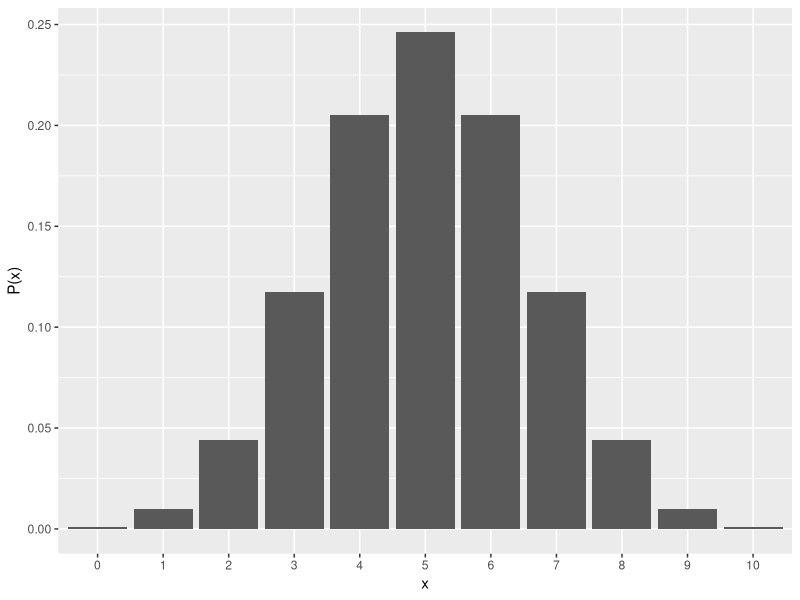
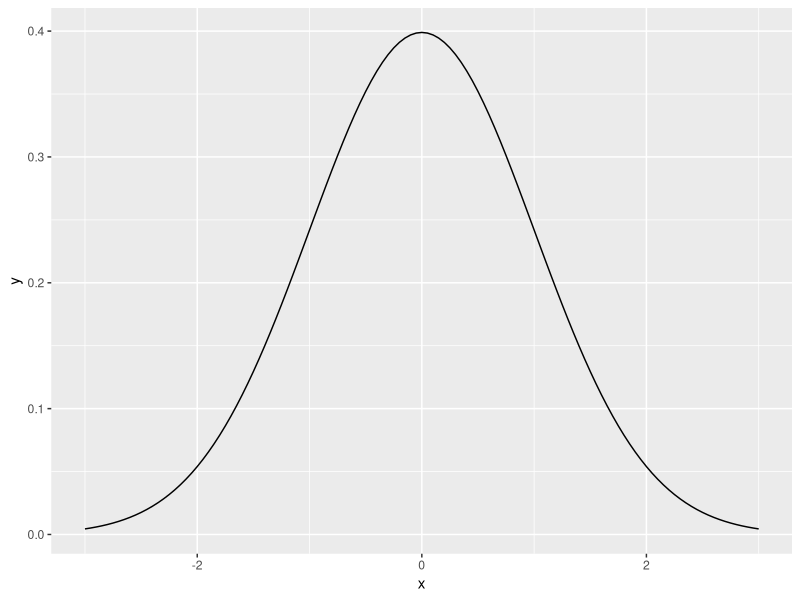
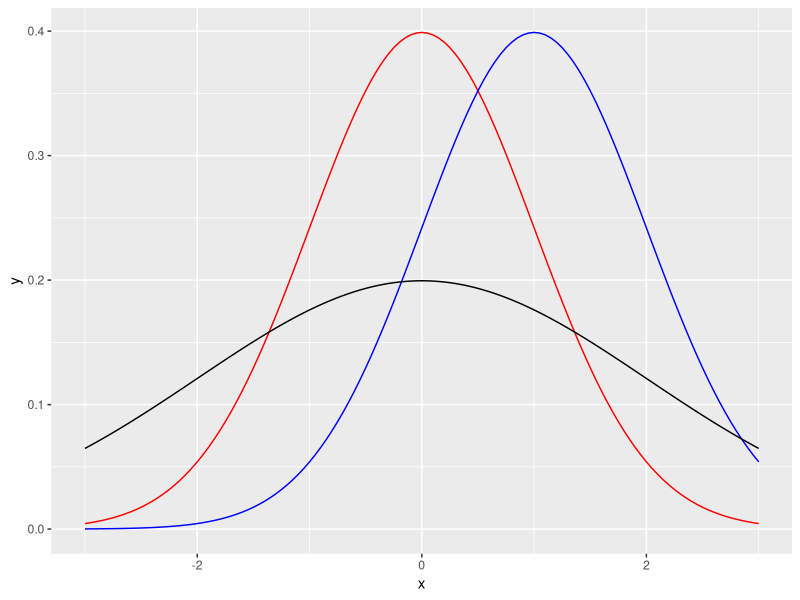
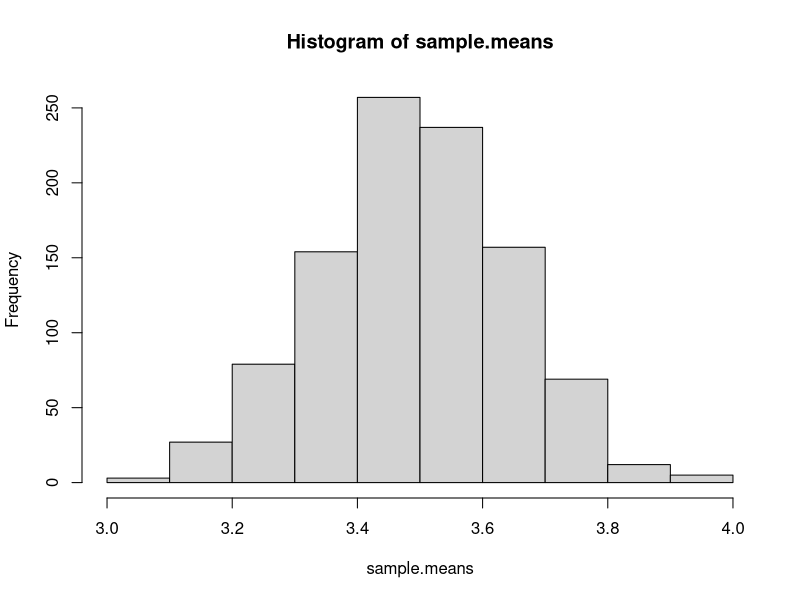
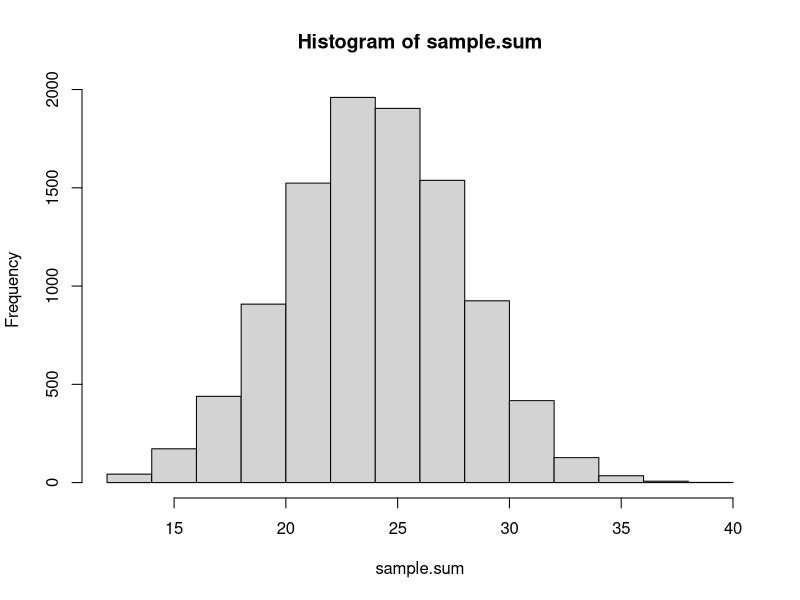
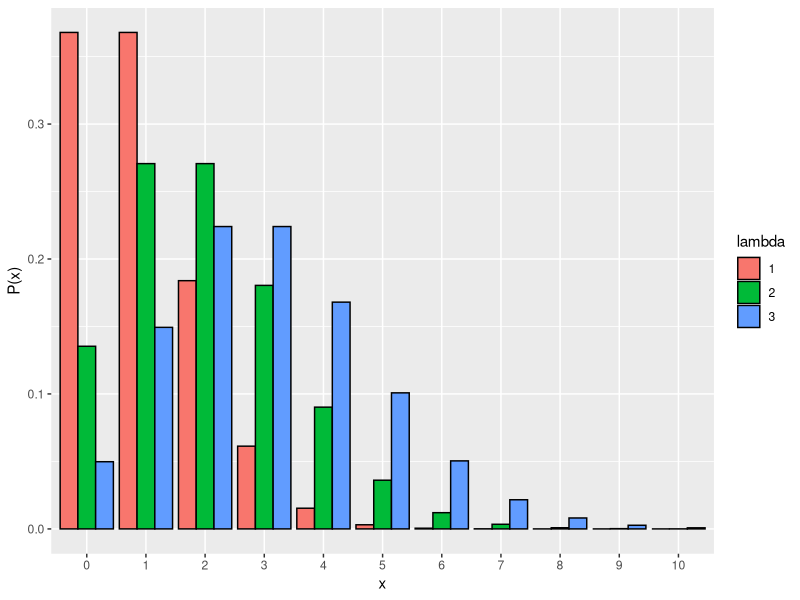
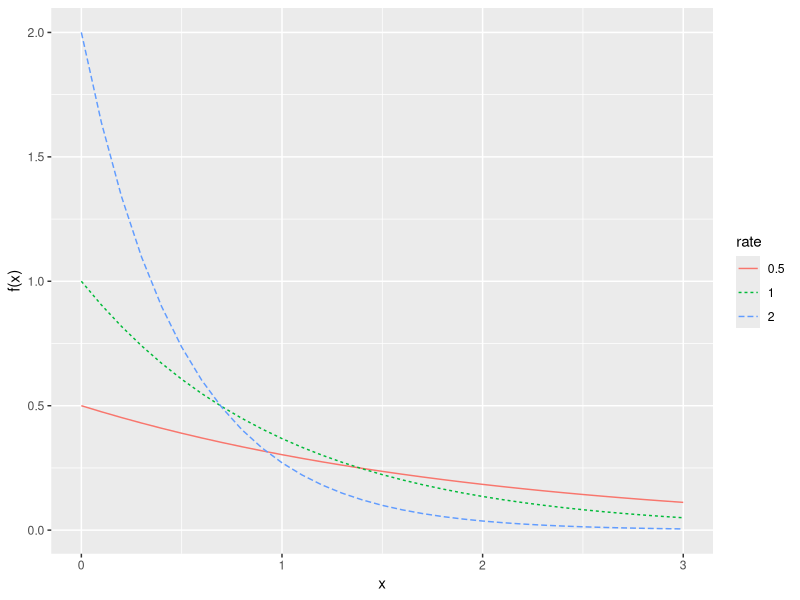
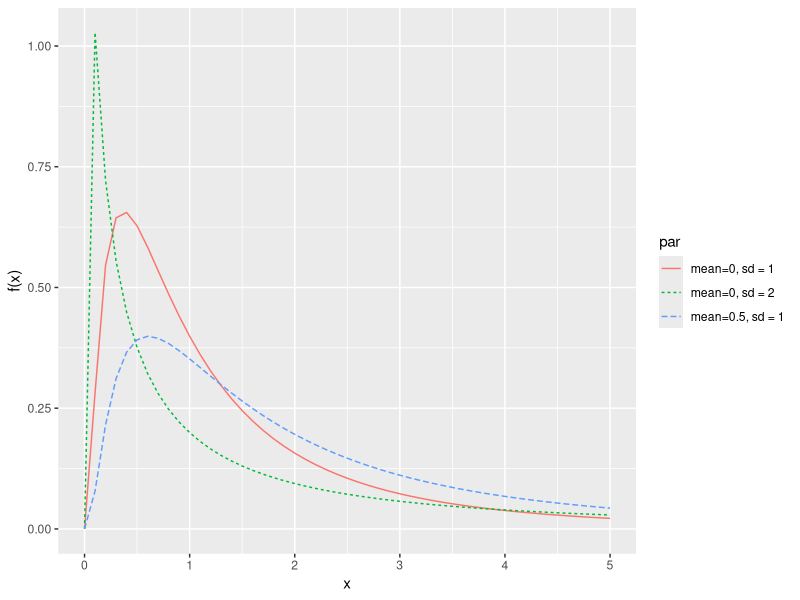

Write R code to recreate these figures, in order.
## ---- chunk 1

knitr::opts_chunk$set(echo = TRUE)
set.seed(1)
library(tidyverse)
## ---- chunk 2
set.seed(1)
## ---- chunk 3

#xは確率変数（コインの例でいうと表が出た回数）、sizeは試行回数（コインの例でいうとコインを投げた回数）、
dbinom(x=6, size=10, prob=0.5)

#上の式n, x, pに実際に値を入れて計算する。dbinom()関数を使った場合と結果が一致することを確認しよう。
choose(10, 6) * 0.5^6 * (1 - 0.5) ^4

## ---- chunk 4

dbinom(x=0:10, size=10, prob=0.5)

## ---- chunk 5

d_plot = data.frame(x=0:10, p=dbinom(x=0:10, size=10, prob=0.5))

p = ggplot2::ggplot() + 
  geom_bar(data = d_plot, aes(x = factor(x), y = p), stat="identity") + 
  labs(y= "P(x)", x= "x")
p
## ---- chunk 6

#E(x) = nq
10*0.5

#Var(x) = nq(1-q)
10*0.5*(1-0.5)

## ---- chunk 7

dbinom(x=0:1, size=1, prob=0.5) #表が出る確率0.5のコインを投げた時に、表が出ない時の確率と表が出る時の確率が出力される。
dbinom(x=0:1, size=1, prob=1/6)#ある目が出る確率1/6のサイコロを振った時に、その目以外が出る確率とその目が出る確率が出力される。

## ---- chunk 8

x = seq(-3, 3, 0.05) # -3から3まで0.05刻みで数字の連続を作る
y = dnorm(x=x, mean=0, sd=1) #平均0、標準偏差1の正規分布の確率を算出する
dat_norm = data.frame(x = x, y = y)

p = ggplot2::ggplot() + 
  geom_line(data = dat_norm, aes(x = x, y = y))
p

## ---- chunk 9

dnorm(x = 0, mean = 0, sd = 1)  # 平均0、標準偏差1に従う正規分布 

## ---- chunk 10

pnorm(q = 0, mean = 0, sd = 1) #-∞からqの値までの範囲を求めてくれる。

## ---- chunk 11

x = seq(-3, 3, 0.05)

y_1 = dnorm(x=x, mean=0, sd=1) 
y_2 = dnorm(x=x, mean=1, sd=1) 
y_3 = dnorm(x=x, mean=0, sd=2) 


dat_norm_1 = data.frame(x = x, y = y_1)
dat_norm_2 = data.frame(x = x, y = y_2)
dat_norm_3 = data.frame(x = x, y = y_3)

p = ggplot2::ggplot() + 
  geom_line(data = dat_norm_1, aes(x = x, y = y), color="red")+
  geom_line(data = dat_norm_2, aes(x = x, y = y), color= "blue")+
  geom_line(data = dat_norm_3, aes(x = x, y = y), color="black")
p


## ---- chunk 12

rnorm(n = 10, mean = 0, sd = 1) #平均0、標準偏差1に従う正規分布から乱数を10個生成する

## ---- chunk 13

dnorm(x = 0.5, mean = 0, sd = 1)  # 平均0、標準偏差1に従う正規分布 で、x=0.5のときの確率密度を求める（確率密度の値であって、確率そのものではないので注意）

## ---- chunk 14
qnorm(p = 0.5, mean = 0, sd = 1)  # 平均0、標準偏差1に従う正規分布 で、p ≤ 0.5の確率となるときの確率変数の値を求める

## ---- chunk 15

pnorm(q = 1, mean = 0, sd = 1)  # 平均0、標準偏差1に従う正規分布 で、x ≤ 1の確率を求める

## ---- chunk 16
X = round(runif(n = 100, min = 1, max = 6),0)
mean(X)
## ---- chunk 17
sample.means = sapply(c(1:1000), function(x) {mean(round(runif(n = 100,min=1,max=6),0))} )

hist(sample.means)
## ---- chunk 18
#サイコロを7回振ってその合計を求める。これを10,000回行ったときの出目の合計値の分布

sample.sum = sapply(c(1:10000), function(x) {sum(round(runif(n = 7,min=1,max=6),0))} )#sum()はカッコ内のベクトルの要素を足し合わせる関数

hist(sample.sum)

## ---- chunk 19
pois_1 = data.frame(x=seq(0,10), p=dpois(seq(0,10), lambda=1), lambda=1)
pois_2 = data.frame(x=seq(0,10), p=dpois(seq(0,10), lambda=2), lambda=2)
pois_3 = data.frame(x=seq(0,10), p=dpois(seq(0,10), lambda=3), lambda=3)
pois = rbind(pois_1, pois_2, pois_3)

ggplot() +
  geom_bar(data = pois, aes(x=factor(x), y=p, fill=factor(lambda)), stat="identity", color = "black", position = "dodge") + 
  labs(y= "P(x)", x = "x", fill = "lambda")
## ---- chunk 20
exp_1 = data.frame(x=seq(0,3, 0.1), p=dexp(seq(0,3, 0.1), rate=0.5), rate=0.5)
exp_2 = data.frame(x=seq(0,3, 0.1), p=dexp(seq(0,3, 0.1), rate=1), rate=1)
exp_3 = data.frame(x=seq(0,3, 0.1), p=dexp(seq(0,3, 0.1), rate=2), rate=2)
exp = rbind(exp_1, exp_2, exp_3)

ggplot() +
  geom_line(data = exp, aes(x=x, y=p, colour=factor(rate), linetype=factor(rate))) + 
  labs(y= "f(x)", x = "x", colour = "rate", linetype = "rate")
## ---- chunk 21
lnorm_1 = data.frame(x=seq(0,5, 0.1), p=dlnorm(seq(0, 5, 0.1), meanlog=0, sdlog=1), par = "mean=0, sd = 1")
lnorm_2 = data.frame(x=seq(0,5, 0.1), p=dlnorm(seq(0, 5, 0.1), meanlog=0.5, sdlog=1), par = "mean=0.5, sd = 1")
lnorm_3 = data.frame(x=seq(0,5, 0.1), p=dlnorm(seq(0, 5, 0.1), meanlog=0, sdlog=2), par = "mean=0, sd = 2")
lnorm = rbind(lnorm_1, lnorm_2, lnorm_3)

ggplot() +
  geom_line(data = lnorm, aes(x=x, y=p, colour=factor(par), linetype=factor(par))) + 
  labs(y= "f(x)", x = "x", colour = "par", linetype = "par")
## ---- chunk 22
#サイコロを7回振って、それぞれの値で掛け算をする。これを10,000回行ったときの出目の合計値の分布

sample.prod = sapply(c(1:10000), function(x) {prod(round(runif(n = 7,min=1,max=6),0))} ) #prod()はカッコ内のベクトルの要素をかけ合わせる関数

hist(sample.prod)

## ---- chunk 23
sample.prod_2 = log(sample.prod)
hist(sample.prod_2)

## ---- chunk 24

dat_cauchy_1 = data.frame(x = seq(-6, 6, 0.01), 
                        y= dcauchy(x = seq(-6, 6, 0.01), location = 0, scale = 1), 
                        scale = "1")

dat_cauchy2 = data.frame(x = seq(-6, 6, 0.01), 
                        y= dcauchy(x = seq(-6, 6, 0.01), location = 0, scale = 3), 
                        scale = "3")

dat_cauchy = rbind(dat_cauchy_1, dat_cauchy2)

ggplot() + 
  geom_line(data = dat_cauchy, aes(x = x, y = y, linetype = scale)) + xlim(-6,6) + labs(x = "y", y = "density") 


## ---- chunk 25

d_cauchy = rcauchy(n = 100, location = 0, scale = 1) #location = 0, scale = 1のコーシー分布から乱数を100個生成する

mean(d_cauchy)
median(d_cauchy)
sd(d_cauchy)

## ---- chunk 26

d_cauchy = rcauchy(n = 100, location = 0, scale = 1) + 
rcauchy(n = 100, location = 0, scale = 1) + 
rcauchy(n = 100, location = 0, scale = 1) + 
rcauchy(n = 100, location = 0, scale = 1) + 
rcauchy(n = 100, location = 0, scale = 1) 

hist(d_cauchy)

